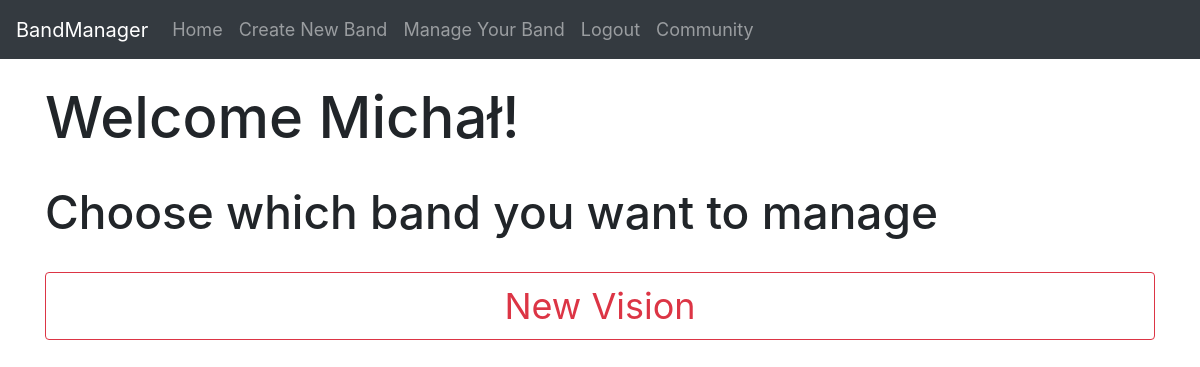
/manage-your-band (signed in), run on an earlier commit of the app's database.
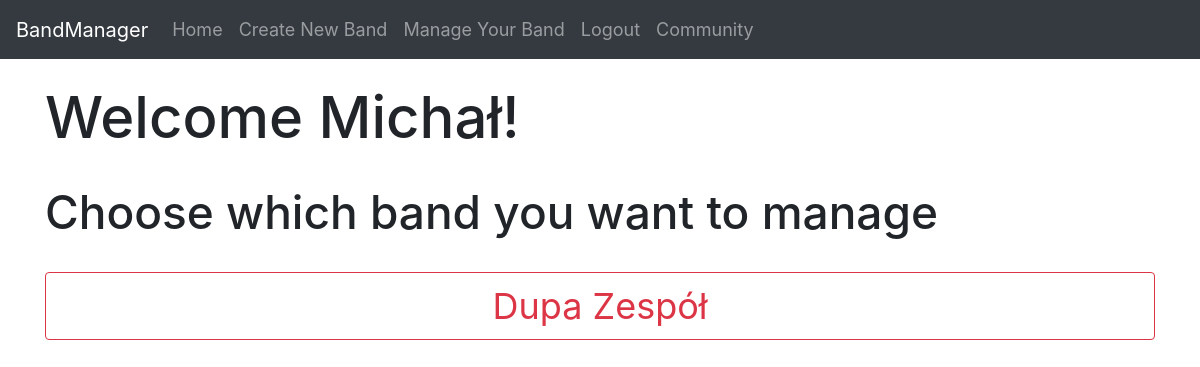
And on a later commit of the database.
### website/models.py (models this page shows)
class Band(db.Model):
    id = db.Column(db.Integer, primary_key=True, unique=True)
    name = db.Column(db.String(150))
    city = db.Column(db.String(150))
    music_type = db.Column(db.String(150))
    password = db.Column(db.String(150))
    user_id_admin = db.Column(db.Integer, db.ForeignKey('user.id'))
    date_created = db.Column(db.DateTime(timezone=True), default=func.now())

### website/views.py (the view)
@views.route('/manage-your-band', methods=['GET'])
@login_required
def manage_your_band():
    bands = Band.query.filter_by(id=current_user.band_id).all()
    bands_admin = Band.query.filter_by(user_id_admin=current_user.id).all()
    if bands == [] and bands_admin == []:
        return render_template('manage_your_band.html', user=current_user, bands=[])
    elif bands == []:
        return render_template('manage_your_band.html', user=current_user, bands=bands_admin)
    else:
        return render_template('manage_your_band.html', user=current_user, bands=bands)

### website/__init__.py (called while the page is built)
def create_app():
    app = Flask(__name__)
    app.config['SECRET_KEY'] = 'aoeijop[4235kldnsf-3qpoiopejf0283482rhgfsoqv=daihfauighe490ge40i'
    app.config['SQLALCHEMY_DATABASE_URI'] = f'sqlite:///{DB_NAME}'
    db.init_app(app)
    from .views import views
    from .auth import auth
    app.register_blueprint(views, url_prefix='/')
    app.register_blueprint(auth, url_prefix='/')
    from .models import User, Band
    create_database(app)
    login_manager = LoginManager()
    login_manager.login_view = 'auth.login'
    login_manager.init_app(app)
    @login_manager.user_loader
    def load_user(id):
        return User.query.get(int(id))
    return app

### website/templates/manage_your_band.html (shortened to what this page needs)
{% extends "base.html" %}
{% block content %}
<br/>
<h1 style="font-size: 58px;">Welcome {{ user.first_name }}!</h1>
<br/>
<h1 style="font-size: 46px;"">Choose which band you want to manage</h1>
<br/>
{% if bands == [] %}
    <h2>You don't have any bands.</h2>
{% else %}
{% for band in bands %}
<form method="POST" action="/manage-your-band/{{ band.id }}">
    <div class="buttons" style="text-align: center;">
            <button type="submit" class="btn btn-outline-danger btn-block" style="font-size: 36px;" name=band value={{ band.id }}>{{band.name}}</button>
            <br>
    </div>
</form>
{% endfor %}
{% endif %}
{% endblock %}

What changed in the data, as far as the page shows it:
no longer on this page (row edited): Band: {{ band.id }} 1 (drawn), name "New Vision"
added Band: {{ band.id }} 3 (drawn), name "Dupa Zespół"
